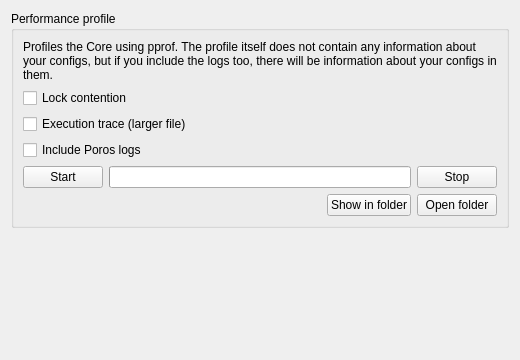
<?xml version="1.0" encoding="UTF-8"?>
<ui version="4.0">
 <class>DiagnosticsTab</class>
 <widget class="QWidget" name="DiagnosticsTab">
  <property name="geometry">
   <rect>
    <x>0</x>
    <y>0</y>
    <width>520</width>
    <height>360</height>
   </rect>
  </property>
  <layout class="QVBoxLayout" name="rootLayout">
   <item>
    <widget class="QGroupBox" name="groupProfile">
     <property name="title">
      <string>Performance profile</string>
     </property>
     <layout class="QVBoxLayout" name="profileLayout">
      <item>
       <widget class="QLabel" name="intro">
        <property name="text">
         <string>Profiles the Core using pprof. The profile itself does not contain any information about your configs, but if you include the logs too, there will be information about your configs in them.</string>
        </property>
        <property name="wordWrap">
         <bool>true</bool>
        </property>
       </widget>
      </item>
      <item>
       <widget class="QCheckBox" name="contention">
        <property name="toolTip">
         <string>Records where goroutines wait on locks and channels.</string>
        </property>
        <property name="text">
         <string>Lock contention</string>
        </property>
       </widget>
      </item>
      <item>
       <widget class="QCheckBox" name="trace">
        <property name="text">
         <string>Execution trace (larger file)</string>
        </property>
       </widget>
      </item>
      <item>
       <widget class="QCheckBox" name="includeLogs">
        <property name="toolTip">
         <string>Logs contain visited domains and server addresses.</string>
        </property>
        <property name="text">
         <string>Include Poros logs</string>
        </property>
       </widget>
      </item>
      <item>
       <layout class="QHBoxLayout" name="captureRow">
        <item>
         <widget class="QPushButton" name="startButton">
          <property name="text">
           <string>Start</string>
          </property>
         </widget>
        </item>
        <item>
         <widget class="QProgressBar" name="progress">
          <property name="textVisible">
           <bool>false</bool>
          </property>
         </widget>
        </item>
        <item>
         <widget class="QPushButton" name="stopButton">
          <property name="text">
           <string>Stop</string>
          </property>
         </widget>
        </item>
       </layout>
      </item>
      <item>
       <layout class="QHBoxLayout" name="resultRow">
        <item>
         <widget class="QLabel" name="status">
          <property name="sizePolicy">
           <sizepolicy hsizetype="Expanding" vsizetype="Preferred">
            <horstretch>0</horstretch>
            <verstretch>0</verstretch>
           </sizepolicy>
          </property>
          <property name="text">
           <string notr="true"/>
          </property>
          <property name="wordWrap">
           <bool>true</bool>
          </property>
          <property name="textInteractionFlags">
           <set>Qt::TextInteractionFlag::TextSelectableByMouse</set>
          </property>
         </widget>
        </item>
        <item>
         <widget class="QPushButton" name="showInFolder">
          <property name="text">
           <string>Show in folder</string>
          </property>
         </widget>
        </item>
        <item>
         <widget class="QPushButton" name="openFolder">
          <property name="text">
           <string>Open folder</string>
          </property>
         </widget>
        </item>
       </layout>
      </item>
     </layout>
    </widget>
   </item>
   <item>
    <spacer name="bottomSpacer">
     <property name="orientation">
      <enum>Qt::Orientation::Vertical</enum>
     </property>
     <property name="sizeHint" stdset="0">
      <size>
       <width>0</width>
       <height>0</height>
      </size>
     </property>
    </spacer>
   </item>
  </layout>
 </widget>
 <resources/>
 <connections/>
</ui>
